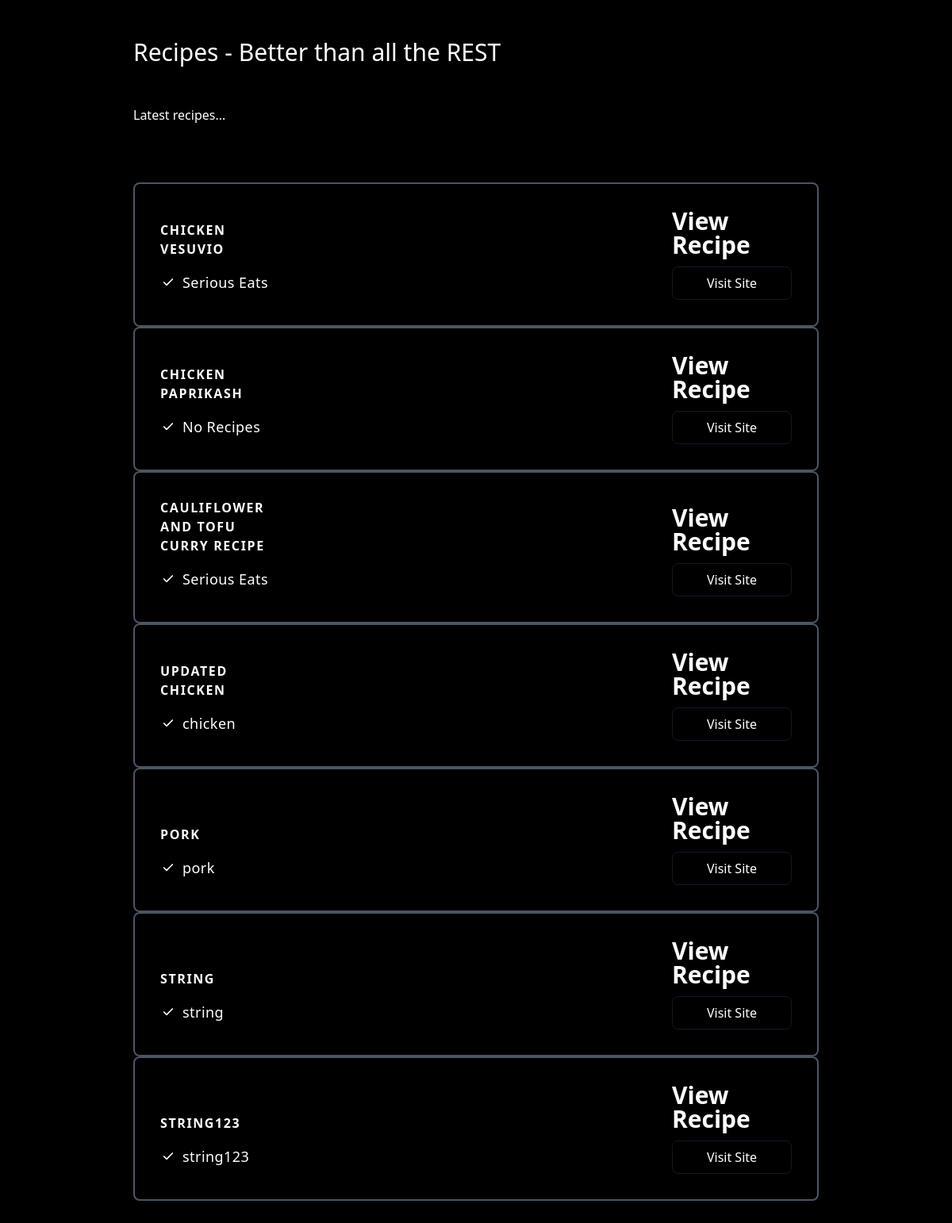
The page / on the database its author committed.
### app/models/recipe.py (models this page shows)
class Recipe(Base):
    id = Column(Integer, primary_key=True, index=True)
    label = Column(String(256), nullable=False)
    url = Column(String(256), index=True, nullable=True)
    source = Column(String(256), nullable=True)
    submitter_id = Column(Integer, ForeignKey("user.id"), nullable=True)
    submitter = relationship("User", back_populates="recipes")

### app/main.py (the view)
@root_router.get("/", status_code=200)
def root(request: Request, db: Session = Depends(get_db)) -> dict:
    recipes = crud.recipe.get_multi(db=db, limit=10)
    return TEMPLATES.TemplateResponse(
        "index.html",
        {"request": request, "recipes": recipes}
    )

### app/templates/index.html
<!DOCTYPE html>
<html>
<head>
  <link href="https://unpkg.com/tailwindcss@^2/dist/tailwind.min.css" rel="stylesheet">
</head>
<body>
  <section class="bg-black ">
    <div class="container px-5 py-12 mx-auto lg:px-20">
      <div class="flex flex-col flex-wrap pb-6 mb-12 text-white ">
        <h1 class="mb-12 text-3xl font-medium text-white">
          Recipes - Better than all the REST
        </h1>
        <p class="text-base leading-relaxed">
          Latest recipes...</p>
      </div>
      {% for recipe in recipes %}
      <div
        class="flex flex-wrap items-end justify-start w-full transition duration-500 ease-in-out transform bg-black border-2 border-gray-600 rounded-lg hover:border-white ">
        <div class="w-full xl:w-1/4 md:w-1/4">
          <div class="relative flex flex-col h-full p-8 ">
            <h2 class="mb-4 font-semibold tracking-widest text-white uppercase title-font">
              {{recipe.label}}
            </h2>
            <p class="flex items-center mb-2 text-lg font-normal tracking-wide text-white">
              <span
                class="inline-flex items-center justify-center flex-shrink-0 w-5 h-5 mr-2 text-white rounded-full bg-blue-1300">
                <svg fill="none" stroke="currentColor" stroke-linecap="round" stroke-linejoin="round" stroke-width="2.5"
                  class="w-4 h-4" viewBox="0 0 24 24">
                  <path d="M20 6L9 17l-5-5"></path>
                </svg>
              </span>{{recipe.source}}
            </p>
          </div>
        </div>
        <div class="w-full xl:w-1/4 md:w-1/4 lg:ml-auto">
          <div class="relative flex flex-col h-full p-8">
            <h1 class="flex items-end mx-auto text-3xl font-black leading-none text-white ">
              <span>View Recipe </span>
            </h1>
            <button
              class="w-full px-4 py-2 mx-auto mt-3 text-white transition duration-500 ease-in-out transform border border-gray-900 rounded-lg text-md hover:bg-gray-900 focus:shadow-outline focus:outline-none focus:ring-2 ring-offset-current ring-offset-2 focus:border-gray-700 focus:bg-gray-800 ">
              <a href="{{recipe.url}}" target="blank">Visit Site</a>
            </button>
          </div>
        </div>
      </div>
      {% endfor %}
    </div>
  </section>
</body>
</html>

### rows shown on the page
Recipe: label "CHICKEN VESUVIO", source "Serious Eats"
Recipe: label "CHICKEN PAPRIKASH", source "No Recipes"
Recipe: label "CAULIFLOWER AND TOFU CURRY RECIPE", source "Serious Eats"
Recipe: label "UPDATED CHICKEN", source "chicken"
Recipe: label "PORK", source "pork"
Recipe: label "STRING", source "string"
Recipe: label "STRING123", source "string123"
